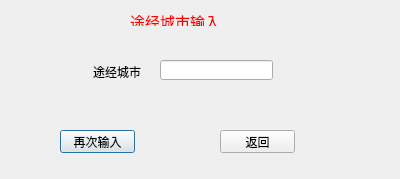
<?xml version="1.0" encoding="UTF-8"?>
<ui version="4.0">
 <class>tujing</class>
 <widget class="QDialog" name="tujing">
  <property name="geometry">
   <rect>
    <x>0</x>
    <y>0</y>
    <width>400</width>
    <height>179</height>
   </rect>
  </property>
  <property name="windowTitle">
   <string>Dialog</string>
  </property>
  <widget class="QPushButton" name="pushButton">
   <property name="geometry">
    <rect>
     <x>60</x>
     <y>130</y>
     <width>75</width>
     <height>23</height>
    </rect>
   </property>
   <property name="text">
    <string>再次输入</string>
   </property>
  </widget>
  <widget class="QPushButton" name="pushButton_2">
   <property name="geometry">
    <rect>
     <x>220</x>
     <y>130</y>
     <width>75</width>
     <height>23</height>
    </rect>
   </property>
   <property name="text">
    <string>返回</string>
   </property>
  </widget>
  <widget class="QLineEdit" name="lineEdit">
   <property name="geometry">
    <rect>
     <x>160</x>
     <y>60</y>
     <width>113</width>
     <height>20</height>
    </rect>
   </property>
  </widget>
  <widget class="QLabel" name="label">
   <property name="geometry">
    <rect>
     <x>93</x>
     <y>61</y>
     <width>51</width>
     <height>21</height>
    </rect>
   </property>
   <property name="text">
    <string>途经城市：</string>
   </property>
  </widget>
  <widget class="QLabel" name="label_2">
   <property name="geometry">
    <rect>
     <x>130</x>
     <y>10</y>
     <width>111</width>
     <height>16</height>
    </rect>
   </property>
   <property name="text">
    <string>&lt;html&gt;&lt;head/&gt;&lt;body&gt;&lt;p&gt;&lt;span style=&quot; font-size:11pt; color:#ff0000;&quot;&gt;途经城市输入&lt;/span&gt;&lt;/p&gt;&lt;/body&gt;&lt;/html&gt;</string>
   </property>
  </widget>
 </widget>
 <resources/>
 <connections/>
</ui>
